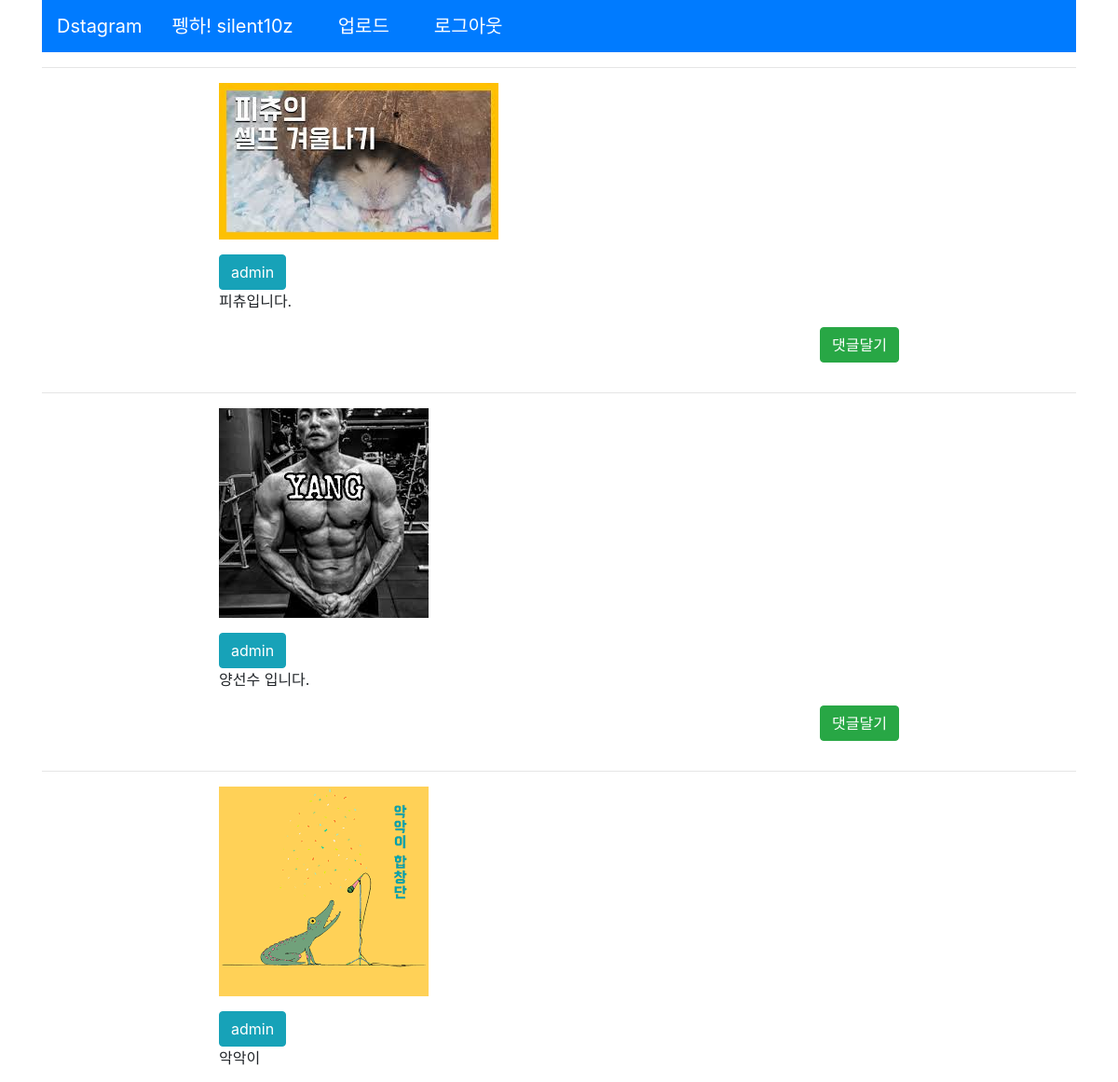
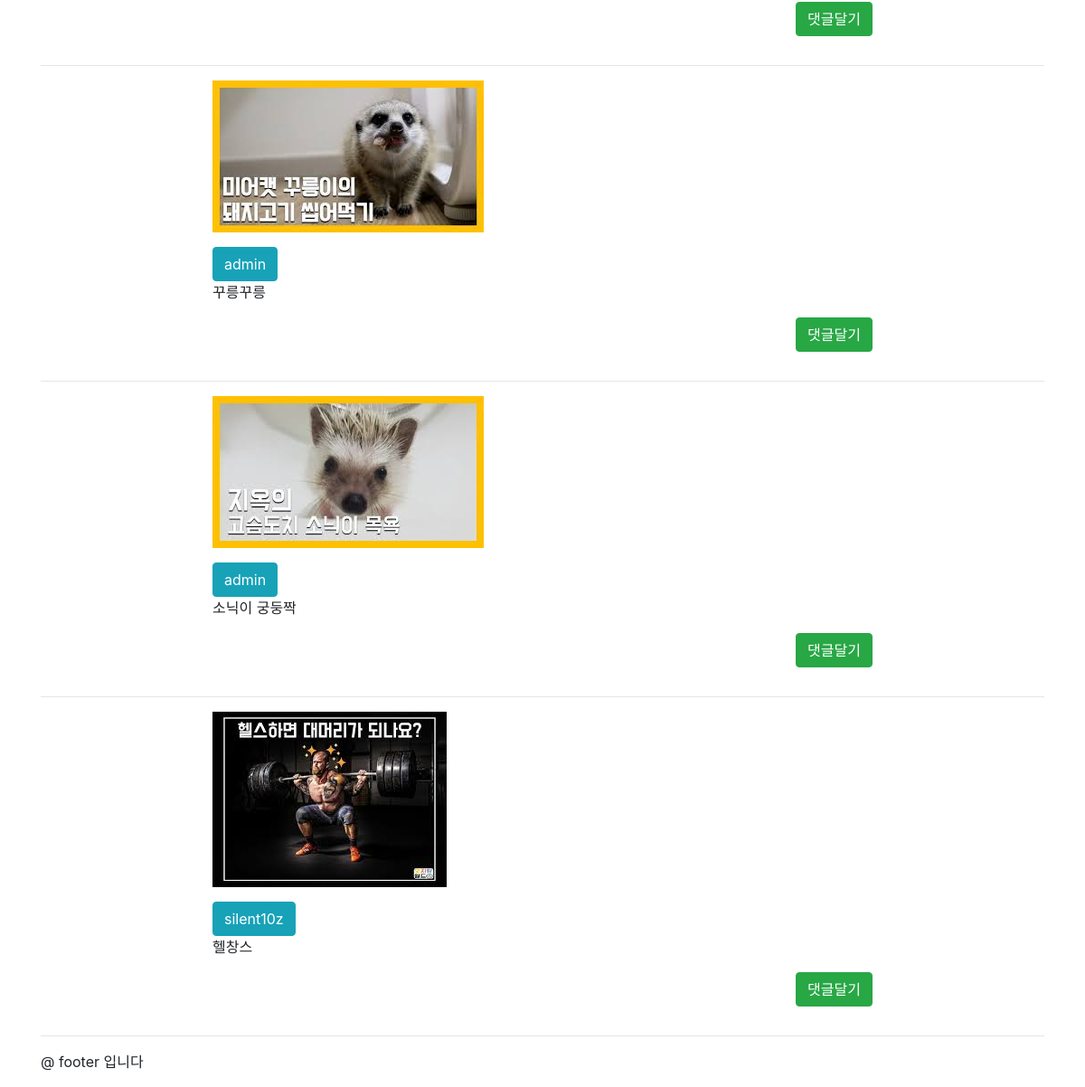
Screenshot of / (signed in) with the database file from the repository (2 pictures, top to bottom).
### photo/models.py (models this page shows, shortened)
class Photo(models.Model):
    author = models.ForeignKey(User, on_delete= models.CASCADE, related_name='user_photo')
    photo = models.ImageField(upload_to="photo/%Y%m%d", default='photos/no_image.png')
    text = models.TextField(max_length=5000)
    created = models.DateTimeField(auto_now_add=True)  # 글 작성 일을 저장하기 위한 날짜시간 필드, auto_now_add 옵션을 설정하면 객체가 추가될 때 자동으로 값을 설정
    updated = models.DateTimeField(auto_now=True)    # 글 수정일을 저장하기 위한 날자시간 필드 auto_now 옵션을 설정하면 객체가 수정될 때마다 자동으로 값을 설정합니다.
    class Mata:
        ordering = ['-updated'] # 업데이트 된 시간의 내림차순으로 정렬

### photo/views.py (the view)
# urls.py: path('', photo_list, name="photo_list"),
def photo_list(request):
    photos = Photo.objects.all()
    return render(request, 'photo/list.html', {'photos': photos})

### photo/templates/photo/list.html (shortened to what this page needs)
{% extends 'base.html' %}
{% block content %}
    <hr>
    {% for post in photos %}
        <div class="row">
            <div class="col-md-2"></div>
            <div class="col-md-8 panel panel-default">
                <p><img src="{{ post.photo.url }}" alt="" style="width:100%, Height:50;"></p>
                <button type="button" class="btn btn-xs btn-info">
                    {{ post.author.username }}
                </button>
                <p>{{ post.text | linebreaksbr }}</p>
                <p class="text-right">
                    <a href="{% url 'photo:photo_detail' pk=post.id %}" class="btn btn-xs btn-success">댓글달기</a>
                </p>
            </div>
            <div class="col-md-2"></div>
        </div>
    <hr>
    {% endfor %}
{% endblock %}

### templates/base.html (shortened to what this page needs)
<!DOCTYPE html>
<html lang="en">
<head>
    <link rel="stylesheet" href="https://stackpath.bootstrapcdn.com/bootstrap/4.1.3/css/bootstrap.min.css">
</head>
<body>
<div class="container">
    <header class="header clearfix">
        <nav class="navbar navbar-expand-lg navbar-dark bg-primary">
            <a class="navbar-brand" href="/">Dstagram</a>
            <ul class="nav">
                {% if user.is_authenticated %}
                <li class="nav-item"><a href="#" class="nav-link navbar-brand">펭하! {{user.get_username}}</a></li>
                <li class="nav-item"><a href="{% url 'photo:photo_upload' %}" class="nav-link navbar-brand">업로드</a></li>
                <li class="nav-item"><a href="{% url 'logout' %}" class="nav-link navbar-brand">로그아웃</a></li>
                {% else %}
                <li class="nav-item"><a href="{% url 'login' %}" class="nav-link navbar-brand">로그인</a></li>
                <li class="nav-item"><a href="{% url 'register' %}" class="nav-link navbar-brand">회원가입</a></li>
                {% endif %}
            </ul>
        </nav>
    </header>
    {% block content %}
    {% endblock %}
    <footer class="footer">
        <p>@ footer  입니다</p>
    </footer>
</div>
</body>
</html>

### rows the page displays
Photo: photo (picture), author.username "admin", text "피츄입니다."
Photo: photo (picture), author.username "admin", text "양선수 입니다."
Photo: photo (picture), author.username "admin", text "악악이"
Photo: photo (picture), author.username "admin", text "꾸릉꾸릉"
Photo: photo (picture), author.username "admin", text "소닉이 궁둥짝"
Photo: photo (picture), author.username "silent10z", text "헬창스"

### other values shown
{{ user.get_username }} "silent10z"
